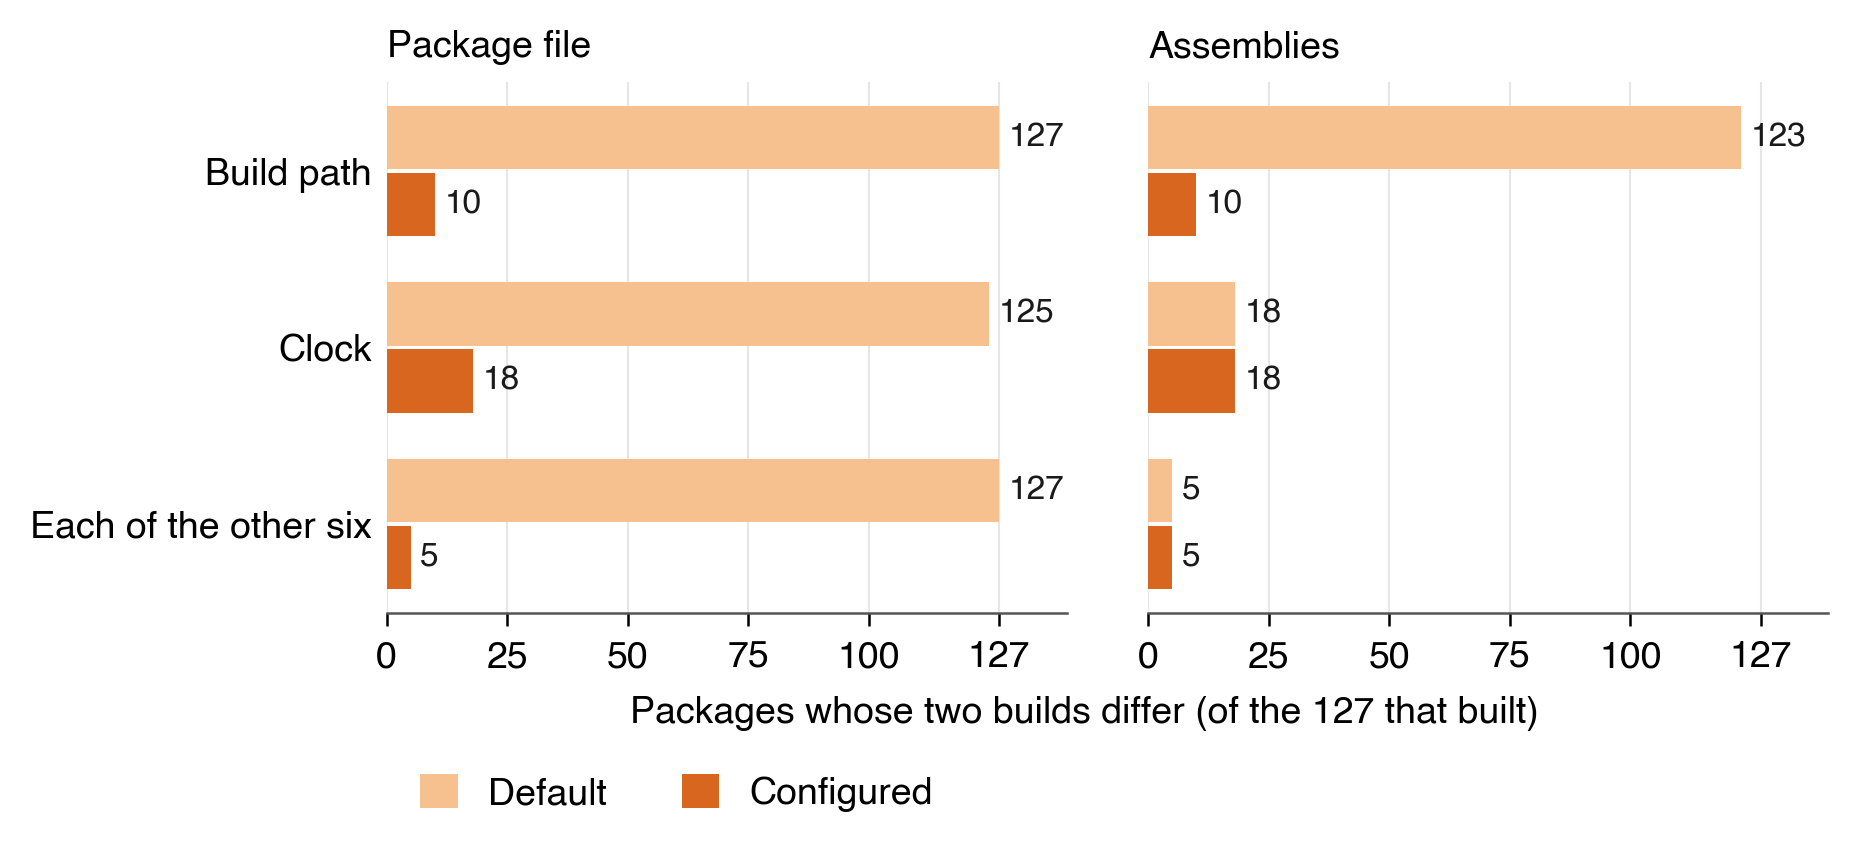

The Python source for this figure:
"""Draw the thesis's simplified variation figure for part 2a: which variations make the two builds differ.

    .venv/bin/python -I 2-dependencies/figures/variations.py [THESIS_IMAGES]

Reads 2a-determinism/results/runs.tsv and writes figures/variations.pdf and .png here;
with THESIS_IMAGES also rq2-variations.pdf there.

Two panels, the package file and the assemblies (package entries give the same counts as assemblies in
every run), three rows: build path, clock, and the other six variations, whose counts are the same for
all six. Bars count the packages of the 127 that built whose two builds differ, in each condition.
Orange as in the outcome figure: orange means the builds differ (darker = configured).
"""
import csv, os, sys

import matplotlib
matplotlib.use('Agg')
import matplotlib.pyplot as plt

HERE = os.path.dirname(os.path.dirname(os.path.abspath(__file__)))
FIGURES = os.path.join(HERE, 'figures')
OTHERS = ('environment', 'locales', 'exec_path', 'timezone', 'umask', 'fileordering')
ROWS = (('build_path', 'Build path'), ('time', 'Clock'), ('others', 'Each of the other six'))
MODES = (('default', 'Default', '#f6c08f'), ('configured', 'Configured', '#d9661f'))
PANELS = (('b1', 'Package file'), ('b3', 'Assemblies'))

plt.rcParams.update({
    'font.family': 'sans-serif', 'font.sans-serif': ['Helvetica', 'Arial', 'DejaVu Sans'], 'font.size': 9,
    'axes.linewidth': 0.6, 'axes.edgecolor': '#555555', 'xtick.major.width': 0.6, 'xtick.major.size': 3,
    'ytick.major.size': 0, 'legend.frameon': False, 'pdf.fonttype': 42, 'savefig.dpi': 300,
})


def main(thesis):
    with open(os.path.join(HERE, '2a-determinism/results/runs.tsv'), newline='') as f:
        runs = [r for r in csv.DictReader(f, delimiter='\t') if r['mode'] in ('default', 'configured')]
    total = len({r['package'] + ' ' + r['version'] for r in runs})

    def count(level, axis, mode):
        if axis != 'others':
            return sum(r['axes'] == axis and r['mode'] == mode and r[level] == 'differs' for r in runs)
        counts = {sum(r['axes'] == a and r['mode'] == mode and r[level] == 'differs' for r in runs) for a in OTHERS}
        assert len(counts) == 1, (level, mode, counts)  # the six really do agree
        return counts.pop()

    fig, axes = plt.subplots(1, 2, figsize=(6.2, 2.3), sharey=True, gridspec_kw={'wspace': 0.12})
    for ax, (level, title) in zip(axes, PANELS):
        for y, (axis, _) in enumerate(reversed(ROWS)):
            for i, (mode, label, colour) in enumerate(MODES):
                n = count(level, axis, mode)
                bar = y + (0.19 if i == 0 else -0.19)
                ax.barh(bar, n, height=0.36, color=colour, label=label if y == 0 and ax is axes[0] else None)
                ax.text(n + 2, bar, str(n), va='center', ha='left', fontsize=8, color='#1a1a1a')
        ax.set_xlim(0, total + 14)
        ax.set_xticks([0, 25, 50, 75, 100, total])
        ax.set_title(title, fontsize=9, fontweight='bold', loc='left')
        ax.grid(axis='x', color='#e6e6e6', linewidth=0.5)
        ax.set_axisbelow(True)
        for side in ('top', 'right', 'left'):
            ax.spines[side].set_visible(False)
    axes[0].set_yticks(range(len(ROWS)), [label for _, label in reversed(ROWS)])
    fig.supxlabel(f'Packages whose two builds differ (of the {total} that built)', fontsize=9, y=-0.06)
    axes[0].legend(loc='upper left', bbox_to_anchor=(0, -0.24), ncol=2, handlelength=1, handleheight=1)
    os.makedirs(FIGURES, exist_ok=True)
    fig.savefig(os.path.join(FIGURES, 'variations.pdf'), bbox_inches='tight')
    fig.savefig(os.path.join(FIGURES, 'variations.png'), bbox_inches='tight')
    if thesis:
        fig.savefig(os.path.join(thesis, 'rq2-variations.pdf'), bbox_inches='tight')
    plt.close(fig)


if __name__ == '__main__':
    main(sys.argv[1] if len(sys.argv) > 1 else None)
